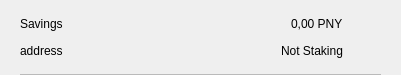
<?xml version="1.0" encoding="UTF-8"?>
<ui version="4.0">
 <class>CSRow</class>
 <widget class="QWidget" name="CSRow">
  <property name="geometry">
   <rect>
    <x>0</x>
    <y>0</y>
    <width>401</width>
    <height>75</height>
   </rect>
  </property>
  <property name="windowTitle">
   <string>Form</string>
  </property>
  <layout class="QVBoxLayout" name="verticalLayout">
   <property name="spacing">
    <number>0</number>
   </property>
   <property name="leftMargin">
    <number>20</number>
   </property>
   <property name="topMargin">
    <number>10</number>
   </property>
   <property name="rightMargin">
    <number>20</number>
   </property>
   <property name="bottomMargin">
    <number>0</number>
   </property>
   <item>
    <widget class="QWidget" name="info" native="true">
     <property name="minimumSize">
      <size>
       <width>0</width>
       <height>0</height>
      </size>
     </property>
     <layout class="QHBoxLayout" name="horizontalLayout_3">
      <property name="leftMargin">
       <number>0</number>
      </property>
      <property name="topMargin">
       <number>0</number>
      </property>
      <property name="rightMargin">
       <number>0</number>
      </property>
      <property name="bottomMargin">
       <number>10</number>
      </property>
      <item>
       <widget class="QWidget" name="container" native="true">
        <property name="minimumSize">
         <size>
          <width>0</width>
          <height>0</height>
         </size>
        </property>
        <layout class="QVBoxLayout" name="verticalLayout_2">
         <property name="spacing">
          <number>0</number>
         </property>
         <property name="leftMargin">
          <number>0</number>
         </property>
         <property name="topMargin">
          <number>0</number>
         </property>
         <property name="rightMargin">
          <number>0</number>
         </property>
         <property name="bottomMargin">
          <number>0</number>
         </property>
         <item>
          <layout class="QHBoxLayout" name="horizontalLayout">
           <item>
            <widget class="QLabel" name="labelName">
             <property name="text">
              <string>Savings</string>
             </property>
            </widget>
           </item>
           <item>
            <spacer name="horizontalSpacer">
             <property name="orientation">
              <enum>Qt::Horizontal</enum>
             </property>
             <property name="sizeHint" stdset="0">
              <size>
               <width>40</width>
               <height>20</height>
              </size>
             </property>
            </spacer>
           </item>
           <item>
            <widget class="QLabel" name="labelAmount">
             <property name="text">
              <string>0,00 PNY</string>
             </property>
            </widget>
           </item>
          </layout>
         </item>
         <item>
          <layout class="QHBoxLayout" name="horizontalLayout_2">
           <item>
            <widget class="QLabel" name="labelAddress">
             <property name="text">
              <string>address</string>
             </property>
            </widget>
           </item>
           <item>
            <spacer name="horizontalSpacer_2">
             <property name="orientation">
              <enum>Qt::Horizontal</enum>
             </property>
             <property name="sizeHint" stdset="0">
              <size>
               <width>40</width>
               <height>20</height>
              </size>
             </property>
            </spacer>
           </item>
           <item>
            <widget class="QLabel" name="labelStaking">
             <property name="text">
              <string>Not Staking</string>
             </property>
            </widget>
           </item>
          </layout>
         </item>
        </layout>
       </widget>
      </item>
      <item alignment="Qt::AlignHCenter|Qt::AlignVCenter">
       <widget class="QPushButton" name="pushButtonMenu">
        <property name="minimumSize">
         <size>
          <width>24</width>
          <height>24</height>
         </size>
        </property>
        <property name="maximumSize">
         <size>
          <width>32</width>
          <height>32</height>
         </size>
        </property>
        <property name="focusPolicy">
         <enum>Qt::NoFocus</enum>
        </property>
        <property name="styleSheet">
         <string notr="true">border:none; background-color:transparent;</string>
        </property>
        <property name="text">
         <string/>
        </property>
        <property name="icon">
         <iconset>
          <normaloff>://ic-menu-hover</normaloff>://ic-menu-hover</iconset>
        </property>
        <property name="iconSize">
         <size>
          <width>24</width>
          <height>24</height>
         </size>
        </property>
       </widget>
      </item>
     </layout>
    </widget>
   </item>
   <item>
    <widget class="QLabel" name="lblDivisory">
     <property name="minimumSize">
      <size>
       <width>0</width>
       <height>1</height>
      </size>
     </property>
     <property name="maximumSize">
      <size>
       <width>16777215</width>
       <height>1</height>
      </size>
     </property>
     <property name="styleSheet">
      <string notr="true">background-color:#bababa;</string>
     </property>
     <property name="text">
      <string/>
     </property>
     <property name="alignment">
      <set>Qt::AlignBottom|Qt::AlignLeading|Qt::AlignLeft</set>
     </property>
    </widget>
   </item>
  </layout>
 </widget>
 <resources/>
 <connections/>
</ui>
